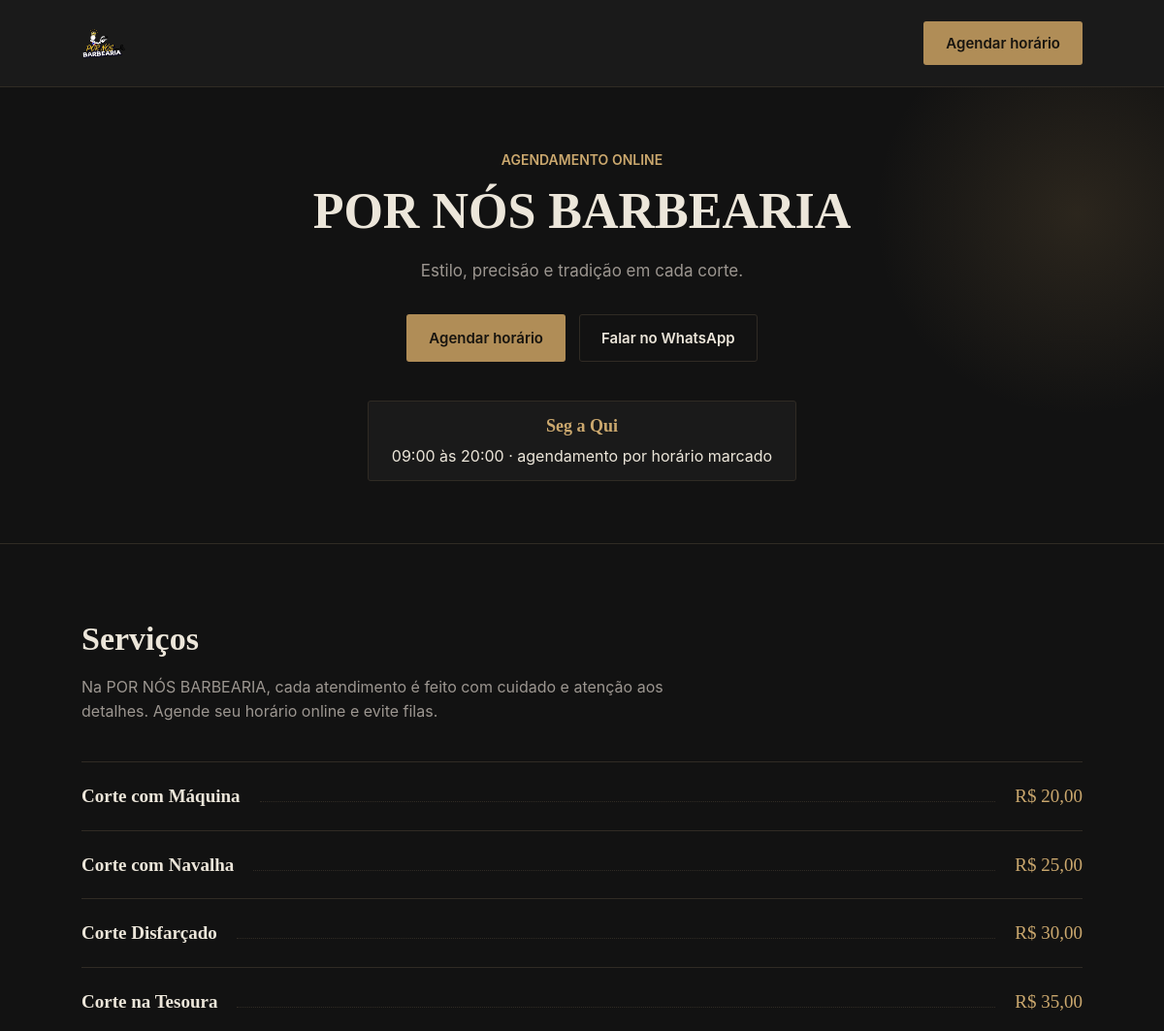
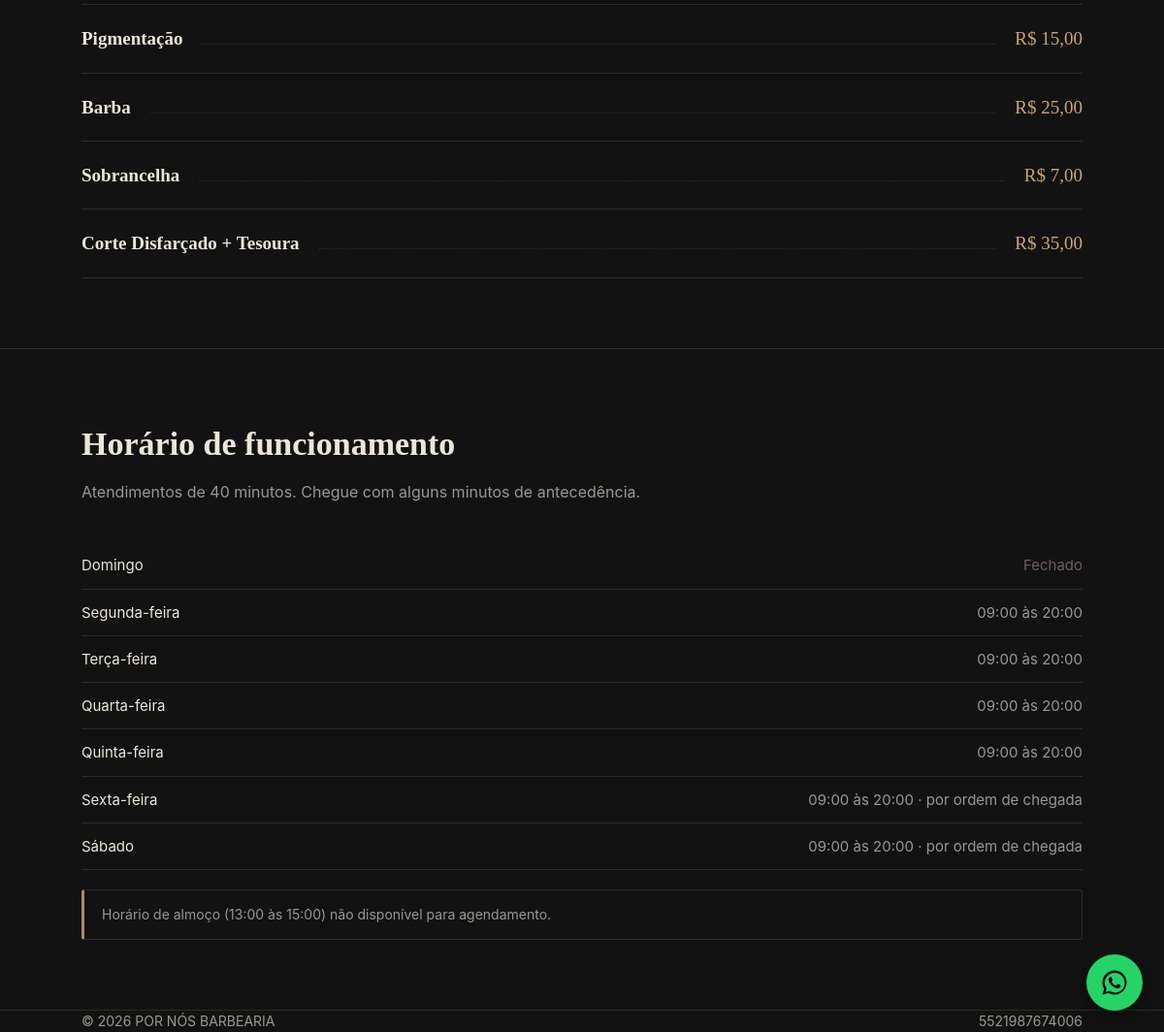
The page / on the database its author committed (2 pictures, top to bottom).
### tables this page shows
CREATE TABLE `servicos` (
  `id` int(11) NOT NULL AUTO_INCREMENT,
  `nome` varchar(100) NOT NULL,
  `preco` decimal(10,2) NOT NULL,
  `ativo` tinyint(1) NOT NULL DEFAULT 1,
  `ordem` int(11) NOT NULL DEFAULT 0,
  PRIMARY KEY (`id`)
);

CREATE TABLE `dias_funcionamento` (
  `dia_semana` tinyint(4) NOT NULL,
  `ativo` tinyint(1) NOT NULL DEFAULT 1,
  `hora_abertura` time NOT NULL DEFAULT '09:00:00',
  `hora_fechamento` time NOT NULL DEFAULT '20:00:00',
  `ordem_chegada` tinyint(1) NOT NULL DEFAULT 0,
  PRIMARY KEY (`dia_semana`)
);

CREATE TABLE `configuracoes` (
  `chave` varchar(60) NOT NULL,
  `valor` text DEFAULT NULL,
  PRIMARY KEY (`chave`)
);

### includes/functions.php (called while the page is built, shortened)
<?php
function getConfiguracoes(): array
{
    static $cache = null;
    if ($cache !== null) return $cache;
    $pdo = conectarBanco();
    $stmt = $pdo->query('SELECT chave, valor FROM configuracoes');
    $cache = [];
    foreach ($stmt->fetchAll() as $row) {
        $cache[$row['chave']] = $row['valor'];
    }
    return $cache;
}
function getConfig(string $chave, $padrao = null)
{
    $config = getConfiguracoes();
    return $config[$chave] ?? $padrao;
}
function getDiasFuncionamento(): array
{
    $pdo = conectarBanco();
    $stmt = $pdo->query('SELECT * FROM dias_funcionamento ORDER BY dia_semana');
    $dias = [];
    foreach ($stmt->fetchAll() as $row) {
        $dias[(int)$row['dia_semana']] = $row;
    }
    return $dias;
}
function nomeDiaSemana(int $dia): string
{
    $nomes = ['Domingo', 'Segunda-feira', 'Terça-feira', 'Quarta-feira', 'Quinta-feira', 'Sexta-feira', 'Sábado'];
    return $nomes[$dia] ?? '';
}
function getServicosAtivos(): array
{
    $pdo = conectarBanco();
    return $pdo->query('SELECT * FROM servicos WHERE ativo = 1 ORDER BY ordem, id')->fetchAll();
}
function formatarMoeda(float $valor): string
{
    return 'R$ ' . number_format($valor, 2, ',', '.');
}
function formatarTelefone(string $telefone): string
{
    $digitos = preg_replace('/\D/', '', $telefone);
    return $telefone;
}
function linkWhatsapp(string $numero, string $mensagem = ''): string
{
    $numero = preg_replace('/\D/', '', $numero);
    $url = 'https://wa.me/' . $numero;
    if ($mensagem !== '') {
        $url .= '?text=' . rawurlencode($mensagem);
    }
    return $url;
}

### index.php (the view, shortened to what this page needs)
<?php
require_once __DIR__ . '/includes/functions.php';
$nomeBarbearia = getConfig('nome_barbearia', 'POR NÓS BARBEARIA');
$whatsapp = getConfig('whatsapp', '5521987674006');
$textoHero = getConfig('texto_hero', '');
$textoSobre = getConfig('texto_sobre', '');
$servicos = getServicosAtivos();
$dias = getDiasFuncionamento();
?>
<!DOCTYPE html>
<html lang="pt-br">
<head>
<link rel="stylesheet" href="assets/css/style.css?v=2.0">
</head>
<body>
<header class="topbar">
    <div class="topbar-inner">
        <div class="brand" onclick="window.location.reload();">
            <img src="assets/img/log.png" alt="<?= htmlspecialchars($nomeBarbearia) ?>" class="brand-logo-img">
        </div>
        <button class="btn btn-primary" onclick="abrirAgendamento()">Agendar horário</button>
    </div>
</header>
<main>
    <section class="hero">
    <div class="container hero-center">
        <div class="eyebrow">AGENDAMENTO ONLINE</div>
        <h1><?= htmlspecialchars($nomeBarbearia) ?></h1>
        <p class="lead"><?= htmlspecialchars($textoHero) ?></p>
        <div class="hero-actions">
            <button class="btn btn-primary" onclick="abrirAgendamento()">Agendar horário</button>
            <a class="btn btn-outline" href="<?= htmlspecialchars(linkWhatsapp($whatsapp, 'Olá! Vim pelo site e gostaria de mais informações.')) ?>" target="_blank" rel="noopener">Falar no WhatsApp</a>
        </div>
        <div class="hero-visual">
            <div class="tag">
                <strong>Seg a Qui</strong>
                09:00 às 20:00 · agendamento por horário marcado
            </div>
        </div>
    </div>
</section>
    <section class="section" id="servicos">
        <div class="container">
            <div class="section-head">
                <h2>Serviços</h2>
                <p><?= htmlspecialchars($textoSobre) ?></p>
            </div>
            <div class="service-list">
                <?php foreach ($servicos as $s): ?>
                <div class="service-row">
                    <span class="name"><?= htmlspecialchars($s['nome']) ?></span>
                    <span class="dots"></span>
                    <span class="price"><?= formatarMoeda($s['preco']) ?></span>
                </div>
                <?php endforeach; ?>
            </div>
        </div>
    </section>
    <section class="section" id="horarios">
        <div class="container">
            <div class="section-head">
                <h2>Horário de funcionamento</h2>
                <p>Atendimentos de 40 minutos. Chegue com alguns minutos de antecedência.</p>
            </div>
            <table class="hours-table">
                <?php foreach ($dias as $d):
                    $inativo = (int)$d['ativo'] === 0;
                ?>
                <tr class="<?= $inativo ? 'closed' : '' ?>">
                    <td><?= nomeDiaSemana((int)$d['dia_semana']) ?></td>
                    <td>
                        <?php if ($inativo): ?>
                            Fechado
                        <?php else: ?>
                            <?= substr($d['hora_abertura'], 0, 5) ?> às <?= substr($d['hora_fechamento'], 0, 5) ?>
                            <?= (int)$d['ordem_chegada'] === 1 ? ' · por ordem de chegada' : '' ?>
                        <?php endif; ?>
                    </td>
                </tr>
                <?php endforeach; ?>
            </table>
            <div class="note-box">Horário de almoço (<?= substr(getConfig('almoco_inicio','13:00'),0,5) ?> às <?= substr(getConfig('almoco_fim','15:00'),0,5) ?>) não disponível para agendamento.</div>
        </div>
    </section>
</main>
<footer class="container">
    <span>&copy; <?= date('Y') ?> <?= htmlspecialchars($nomeBarbearia) ?></span>
    <span><?= formatarTelefone($whatsapp) ?></span>
</footer>
<a class="whatsapp-float" href="<?= htmlspecialchars(linkWhatsapp($whatsapp, 'Olá! Vim pelo site e gostaria de mais informações.')) ?>" target="_blank" rel="noopener" aria-label="Falar no WhatsApp">
</a>
</body>
</html>

### rows shown on the page
servicos: nome "Corte com Máquina", preco "R$ 20,00"
servicos: nome "Corte com Navalha", preco "R$ 25,00"
servicos: nome "Corte Disfarçado", preco "R$ 30,00"
servicos: nome "Corte na Tesoura", preco "R$ 35,00"
servicos: nome "Pigmentação", preco "R$ 15,00"
servicos: nome "Barba", preco "R$ 25,00"
servicos: nome "Sobrancelha", preco "R$ 7,00"
servicos: nome "Corte Disfarçado + Tesoura", preco "R$ 35,00"
dias_funcionamento: dia_semana "Domingo", ativo "Fechado"
dias_funcionamento: dia_semana "Segunda-feira", hora_abertura "09:00", hora_fechamento "20:00"
dias_funcionamento: dia_semana "Terça-feira", hora_abertura "09:00", hora_fechamento "20:00"
dias_funcionamento: dia_semana "Quarta-feira", hora_abertura "09:00", hora_fechamento "20:00"
dias_funcionamento: dia_semana "Quinta-feira", hora_abertura "09:00", hora_fechamento "20:00"
dias_funcionamento: dia_semana "Sexta-feira", hora_abertura "09:00", hora_fechamento "20:00", ordem_chegada "· por ordem de chegada"
dias_funcionamento: dia_semana "Sábado", hora_abertura "09:00", hora_fechamento "20:00", ordem_chegada "· por ordem de chegada"
configuracoes: chave "5521987674006"

### other values the page prints
$nomeBarbearia "POR NÓS BARBEARIA"
$textoHero "Estilo, precisão e tradição em cada corte."
$textoSobre "Na POR NÓS BARBEARIA, cada atendimento é feito com cuidado e atenção aos detalhes. Agende seu horário online e evite filas."
substr(getConfig('almoco_inicio','13:00'),0,5) "13:00"
substr(getConfig('almoco_fim','15:00'),0,5) "15:00"
